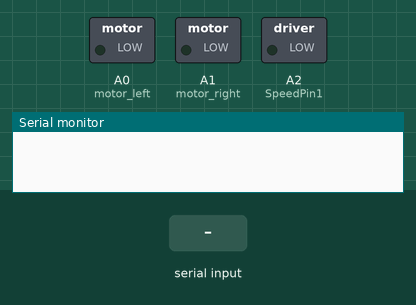
A sketch run on a simulated Arduino Uno, built with avr-gcc and run on an emulated ATmega328P. Parts: switched loads named in the sketch (green lamp = pin HIGH), the last lines printed to the serial monitor. The test bench sets the inputs (shaded band).

Above: at 1.2 s.
1.3 s: "l" received over Serial
At 2.3 s:
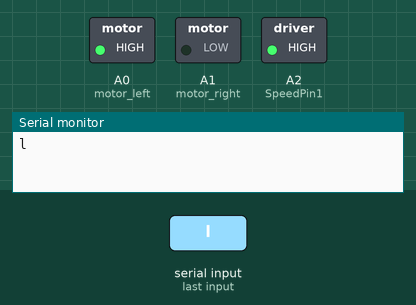
2.8 s: "r" received over Serial
At 3.4 s:
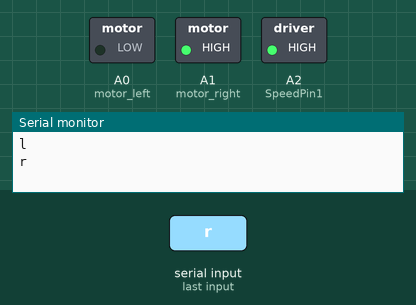
4.3 s: "s" received over Serial
At 4.6 s:
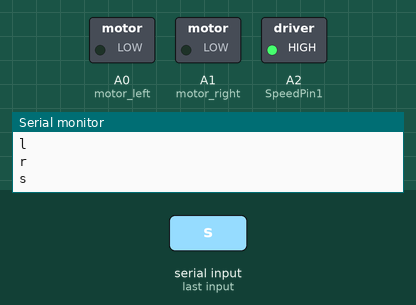
Timing chart, 0 to 7.3 s (numbered marks = the images above; inputs shaded):
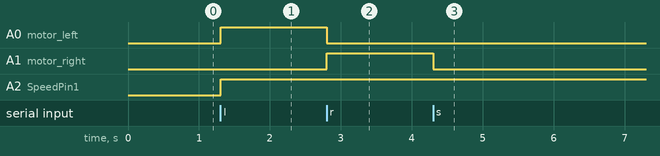

Measured:
- after the input at 1.3 s, A0 (motor_left), A2 (SpeedPin1): LOW → HIGH at once
- after the input at 2.8 s, A0 (motor_left): HIGH → LOW at once; A1 (motor_right): LOW → HIGH at once
- after the input at 4.3 s, A1 (motor_right): HIGH → LOW at once

The sketch:

04_15_22.ino
```cpp
#define numOfValsRec 3
#define digitsPerValRec 3
//sensor
//int Echo1 = 2; //Left Echo
//int Trig1 = 3; //Left Trig
//int Echo2 = 4; //Center Echo
//int Trig2 = 5; //Center Trig
//int Echo3 = 6; //Right Echo
//int Trig3 = 7; //Right Trig
//int Left_Dist = 0, Right_Dist = 0, Center_Dist = 0;
//rear motor
//int SpeedPin = 10;
//int in1 = 9;
//int in2 = 8;


char left = 'l';
char right = 'r';
int motor_left = A0;
int motor_right = A1;
int SpeedPin1 = A2;
int SteeringCount = 0;


void setup() {
  //ultrasonic sensors 1,2,3
//  pinMode(Echo1, INPUT);
//  pinMode(Trig1, OUTPUT);
//  pinMode(Echo2, INPUT);
//  pinMode(Trig2, OUTPUT);
//  pinMode(Echo3, INPUT);
//  pinMode(Trig3, OUTPUT);
  //rear motor
//  pinMode(in1,OUTPUT);
//  pinMode(in2,OUTPUT);
//  pinMode(SpeedPin,OUTPUT);


  pinMode(motor_left,OUTPUT);
  pinMode(motor_right,OUTPUT);
  pinMode(SpeedPin1,OUTPUT);
  Serial.begin(9600);

}

void loop()
{
//  steering('l');
//  delay(3000);
//  steering('r');
//  delay(3000);
  while (Serial.available())
  {
    String value = "";
    char c = Serial.read();
    steering(c);
    c='e';
//
////    Serial.print("data = ");
////    Serial.print(c);
////    Serial.println();
////    Serial.flush();
//
  }
}

void steering(char steeringVal)
{
  char value = steeringVal;
  if (value == 'l')
  {
    Serial.print("l");
    Serial.println();
    Serial.flush();
    digitalWrite(motor_left,HIGH);
    digitalWrite(motor_right,LOW);
    analogWrite(SpeedPin1,255);
  }

  else if (value == 'r')
  {
    Serial.print('r');
    Serial.println();
    Serial.flush();
    digitalWrite(motor_left,LOW);
    digitalWrite(motor_right,HIGH);
    analogWrite(SpeedPin1,255);
  }
  else if (value == 's')
  {
    Serial.print("s");
    Serial.println();
    Serial.flush();
    digitalWrite(motor_left,LOW);
    digitalWrite(motor_right,LOW);
    analogWrite(SpeedPin1,255);
  }
  else
  {
    return;
  }
}


//void sendStatus()
//{
//  char buffer[50];
////  inputValueUSS = [Left_test(),Center_test(),Right_test];
//  sprintf (buffer, "leftSensor  %d  CenterSensor  %d  rightSensor  %d", Left_test(),Center_test(), Right_test());
//  Serial.println(buffer);
//}

//void receiveData()
//{
//  while (Serial.available()) {
//    char c = Serial.read();
//    if (c == '$') {
//      counterStart = true;
//    }
//    if (counterStart){
//      if (counter < stringLength) {
//      receivedString = String(receivedString + c);
//      counter++;
//      }
//    }
//
//    if (counter >= stringLength) {
//      for (int i = 0; i < numOfValsRec; i++) {
//        int num = (i * digitsPerValRec) + 1;
//        valsRec[i] = receivedString.substring(num, num + digitsPerValRec).toInt();
//      }
//      receivedString = "";
//      counter = 0;
//      counterStart = false;
//      stringComplete = true;
//
//    }
//  }
//}

////Left Ultrasonic Sensor
//int Left_test()
//{
//  digitalWrite(Trig1, LOW);
//  delayMicroseconds(2);
//  digitalWrite(Trig1, HIGH);
//  delayMicroseconds(20);
//  digitalWrite(Trig1, LOW);
//  float Fdist = pulseIn(Echo1, HIGH);
//  delay(10);
//  Fdist = Fdist/ 29 / 2;
//  return (int)Fdist;
//}
////Center Ultrasonic Sensor
//int Center_test()
//{
//  digitalWrite(Trig2, LOW);
//  delayMicroseconds(2);
//  digitalWrite(Trig2, HIGH);
//  delayMicroseconds(20);
//  digitalWrite(Trig2, LOW);
//  float Fdist = pulseIn(Echo2, HIGH);
//  delay(10);
//  Fdist = Fdist/ 29 / 2;
//  return (int)Fdist;
//}
////Right Ultrasonic Sensor
//int Right_test()
//{
//  digitalWrite(Trig3, LOW);
//  delayMicroseconds(2);
//  digitalWrite(Trig3, HIGH);
//  delayMicroseconds(20);
//  digitalWrite(Trig3, LOW);
//  float Fdist = pulseIn(Echo3, HIGH);
//  delay(10);
//  Fdist = Fdist/ 29 / 2;
//  return (int)Fdist;
//}
//
////Forward Drive Motor
//String _Forward()
//{
//  digitalWrite(in1,HIGH);
//  digitalWrite(in2,LOW);
//  analogWrite(SpeedPin,255);
//  //Serial.println("MOVE_FORWARD");
//  return "FORWARD";
//}
////Backward Drive Motor
//String _Back()
//{
//  digitalWrite(in1,LOW);
//  digitalWrite(in2,HIGH);
//  analogWrite(SpeedPin,255);
////  Serial.println("MOVE_BACKWARD");
//  return "BACKWARD";
//}
```
